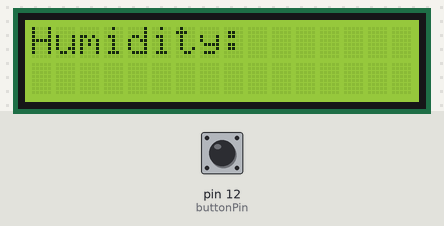
Bench run of a sketch on a simulated Arduino Uno, built with avr-gcc and run on an emulated ATmega328P. On the bench: 16×2 character LCD. The inputs (shaded band) are chosen by the test bench; at power-on: pin 12 (buttonPin) LOW.

Above: at 1.2 s.
1.3 s: pin 12 (buttonPin) pulled HIGH for 0.25 s
At 2.3 s:
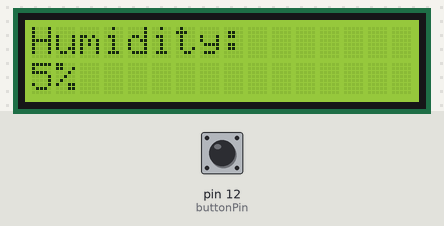
Timing chart, 0 to 4.3 s (numbered marks = the images above; inputs shaded):
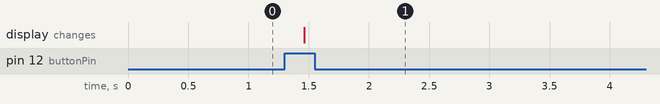

The sketch:

Chapter04-Ex09.ino
```cpp
#include <LiquidCrystal.h>

const int soilSensorPin = A1;
const int buttonPin = 12;
int sensorValue, percentSensorValue, buttonState;
LiquidCrystal lcd(2, 3, 4, 5, 6, 7, 8, 9, 10, 11);

void setup() {
  pinMode(soilSensorPin, INPUT);
  pinMode(buttonPin, INPUT);
  for (int i=2;i<12;i++) pinMode(i, OUTPUT);
  Serial.begin(9600);
  lcd.begin(16,2);
  lcd.print("Humidity:");
}

void loop() {

  buttonState = digitalRead(buttonPin);

  if(buttonState == HIGH) {
  	sensorValue = analogRead(soilSensorPin);
    percentSensorValue = sensorValue/100;

    lcd.setCursor(0,1);
  	lcd.print(percentSensorValue);
    lcd.print("%");
    delay(1000);
  }

  while (buttonState == digitalRead(buttonPin)) {
    delay(200); // time to de-bounce
  }


}
```

Measured:
- after the input at 1.3 s, the display: changes after 0.16 s (image 1)
